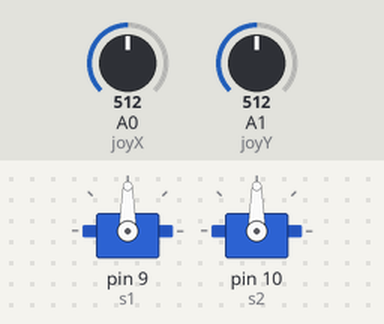
The sketch below on a simulated Arduino Uno, built with avr-gcc and run on an emulated ATmega328P. On the bench: 2 × servo. Inputs (shaded band) come from the test bench; at power-on: A0 (joyX) = 512, A1 (joyY) = 512.

Above: at 1.2 s.
1.3 s: A0 (joyX) set to 716
At 2.3 s:
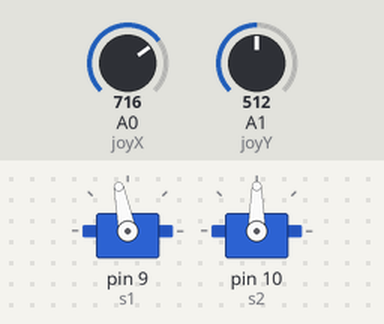
2.8 s: A1 (joyY) set to 716
At 3.5 s:
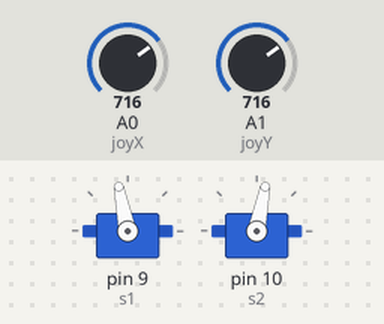
4.3 s: A0 (joyX) set to 511
At 4.6 s:
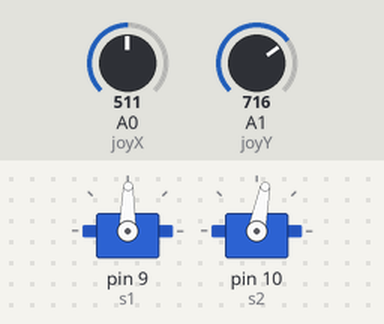
5.8 s: A1 (joyY) set to 306
At 7.0 s:
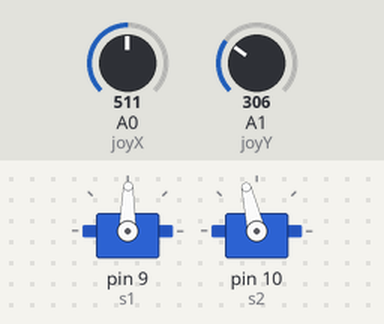
7.3 s: A0 (joyX) set to 306
At 8.1 s:
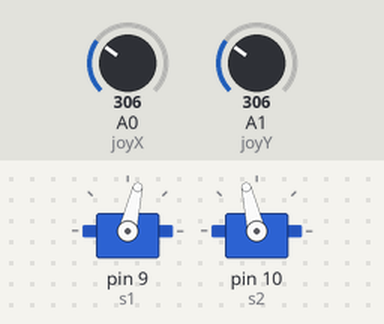
8.8 s: A1 (joyY) set to 511
At 9.3 s:
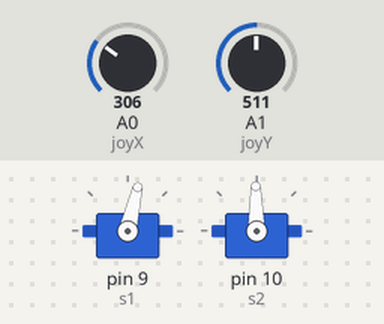
Timing chart, 0 to 11.3 s (numbered marks = the images above; inputs shaded):
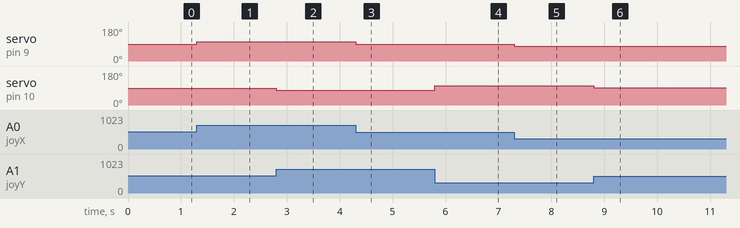

The sketch:

ServoJoystick.ino
```cpp
#include<Servo.h>
#include<SoftwareSerial.h>
Servo s1;
Servo s2;
int joyX=0;
int joyY=1;
int v;

void setup() {
  s1.attach(9);
  s2.attach(10);

}

void loop() {
  v=analogRead(joyX);
  v= map(v,0,1023,60,120);
  s1.write(v);
  v=analogRead(joyY);
  v= map(v,0,1023,120,60);
  s2.write(v);
}
```

Measured:
- after the input at 1.3 s, servo on pin 9 (s1): 90° → 101° at once
- after the input at 2.8 s, servo on pin 10 (s2): 90° → 79° at once
- after the input at 4.3 s, servo on pin 9 (s1): 101° → 89° at once
- after the input at 5.8 s, servo on pin 10 (s2): 79° → 103° at once
- after the input at 7.3 s, servo on pin 9 (s1): 89° → 77° at once
- after the input at 8.8 s, servo on pin 10 (s2): 103° → 91° at once
